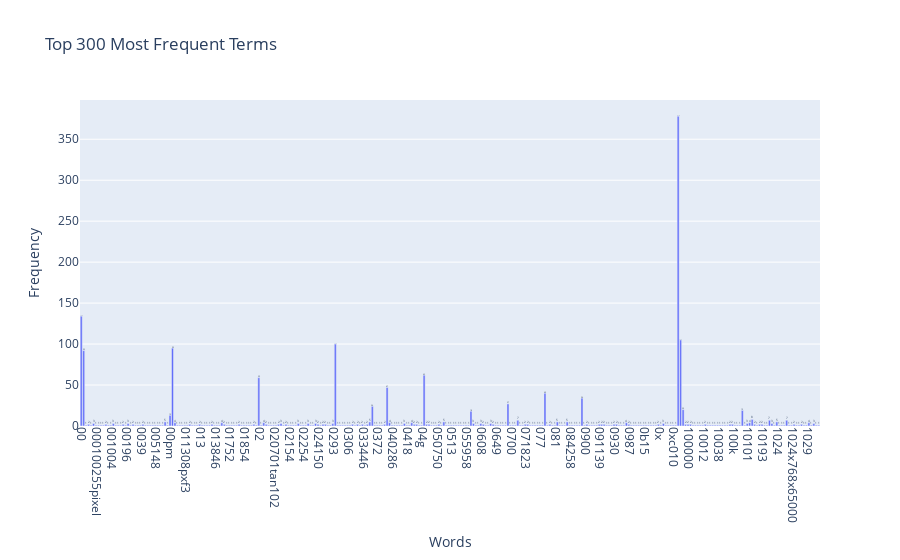

Notebook source saved alongside this figure:
### Markdown cell above
### >>> **Exercise 12 (take home):**
If you want a nicer interactive visualization here, I would encourage you try to install and use plotly to achieve this.

### Code cell
# Answer here
import plotly.express as px
import pandas as pd

# 假設 `term_frequencies` 和 `count_vect.get_feature_names_out()` 已經定義

# 創建一個 DataFrame 來進行繪圖
df_plot = pd.DataFrame({
    'Term': count_vect.get_feature_names_out()[:300],  # 前300個詞
    'Frequency': term_frequencies[:300]               # 對應的詞頻
})

# 使用 Plotly 畫條形圖
fig = px.bar(df_plot, 
             x='Term', 
             y='Frequency', 
             title='Top 300 Most Frequent Terms', 
             labels={'Term': 'Words', 'Frequency': 'Frequency'},
             text='Frequency')  # 在條形上顯示頻率

# 調整 X 軸標籤的顯示角度
fig.update_xaxes(tickangle=90)

# 顯示圖表
fig.show()

### Figure 1 — Plotly figure (JSON) as saved in the notebook; plotly's stock layout.template omitted (floating-point values rounded to 4 significant figures; data arrays with more than 128 entries replaced by an {"elided": "..."} marker saying what was removed)
{"data": [{"hovertemplate": "Words=%{x}<br>Frequency=%{text}<extra></extra>", "legendgroup": "", "marker": {"color": "#636efa", "pattern": {"shape": ""}}, "name": "", "orientation": "v", "showlegend": false, "text": {"elided": "300 float values"}, "textposition": "auto", "type": "bar", "x": {"elided": "300 str values"}, "xaxis": "x", "y": {"elided": "300 int values"}, "yaxis": "y"}], "layout": {"barmode": "relative", "legend": {"tracegroupgap": 0}, "title": {"text": "Top 300 Most Frequent Terms"}, "xaxis": {"anchor": "y", "domain": [0, 1], "tickangle": 90, "title": {"text": "Words"}}, "yaxis": {"anchor": "x", "domain": [0, 1], "title": {"text": "Frequency"}}}}
